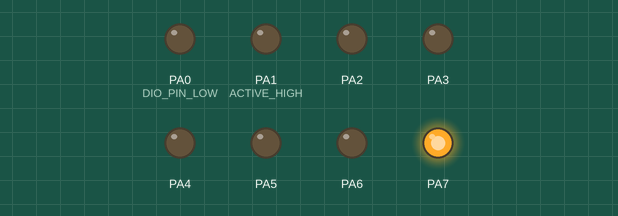
Recording of a program running on a simulated ATmega32, built with avr-gcc and emulated at 8 MHz. Shown: output pins drawn as LEDs (lit = HIGH).

Above: at 0.12 s.
At 0.64 s:
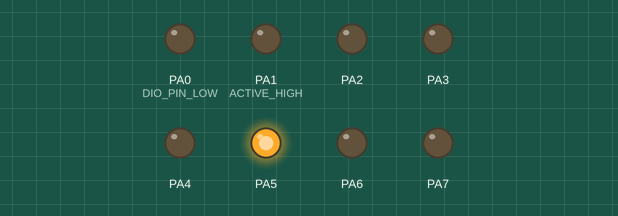
At 1.16 s:
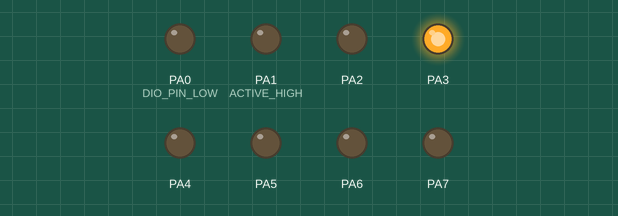
At 1.68 s:
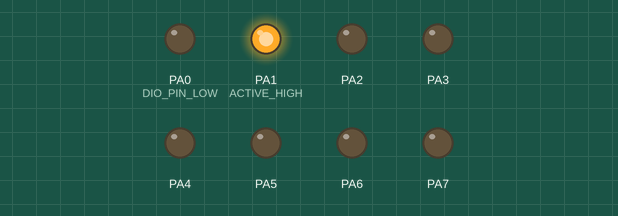
At 2.1 s:
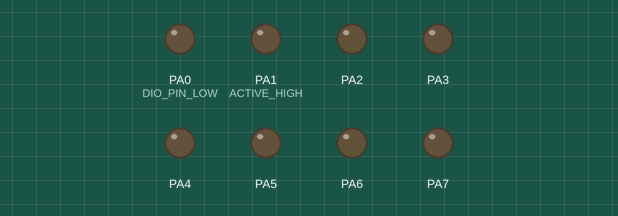
Timing chart, 0 to 3.6 s (numbered marks = the images above):
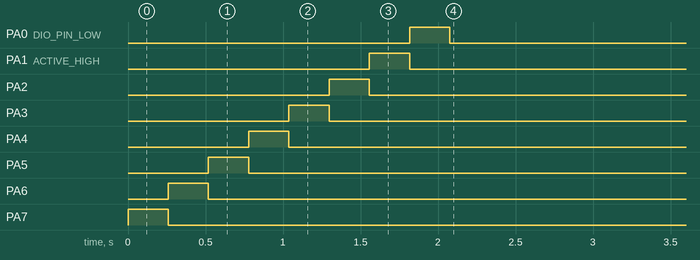

The program:

main.c
```c
/*
 * main.c
 *
 *  Created on: Feb 10, 2023
 *  Author: AbdAlrahman
 */


#include "AVR_ATMega32-Drivers\03-LIB\STD_TYPES.h"
#include "AVR_ATMega32-Drivers\03-LIB\BIT_MATH.h"

#include "AVR_ATMega32-Drivers\01-MCAL\01-DIO\DIO_interface.h"
#include "AVR_ATMega32-Drivers\02-HAL\01-LED\LED_interface.h"

void main()
{

	LED_voidPortInit ( LED_PORTA );

	while(1)
	{

		LED_voidShiftRight ( LED_PORTA , ACTIVE_HIGH , 250/1000.0 );

	}

}
```

LED_interface.h
```c
/*
 *<<<<<<<<<<<<<<<<<<<<<<<<<<<<<<<<<<<<<<<<<<<<<<<<<<<<<<<<<<<<<<<<<<<<<<<     DIO_interface.h     >>>>>>>>>>>>>>>>>>>>>>>>>>>>>>>>>>>>>>>>>>>>>>>>>>>>>>>>>>>>>>>>>>
 *
 *  Author : Abdelrahman Adwe Ali
 *  Layer  : HAL
 *  SWC    : LED
 *
 */

#ifndef LED_INTERFACE_H_
#define LED_INTERFACE_H_

#define ACTIVE_HIGH 1
#define ACTIVE_LOW  0

#define LED_PORTA 0
#define LED_PORTB 1
#define LED_PORTC 2
#define LED_PORTD 3

#define LED_PIN0 0
#define LED_PIN1 1
#define LED_PIN2 2
#define LED_PIN3 3
#define LED_PIN4 4
#define LED_PIN5 5
#define LED_PIN6 6
#define LED_PIN7 7


void LED_voidInit      (u8 Copy_u8Port , u8 Copy_u8Pin                       );
void LED_voidOn        (u8 Copy_u8Port , u8 Copy_u8Pin ,u8 Copy_u8ActiveState);
void LED_voidOff       (u8 Copy_u8Port , u8 Copy_u8Pin ,u8 Copy_u8ActiveState);
void LED_voidTogglePin (u8 Copy_u8Port , u8 Copy_u8Pin                       );

void LED_voidPortInit    (u8 Copy_u8Port );
void LED_voidTogglePort  (u8 Copy_u8Port );

void LED_voidFlashPin   (u8 Copy_u8Port , u8 Copy_u8Pin , f32 delay );
void LED_voidFlashPort  (u8 Copy_u8Port , f32 delay                 );

void LED_voidShiftLeft  (u8 Copy_u8Port , u8 Copy_u8ActiveState , f32 delay );
void LED_voidShiftRight (u8 Copy_u8Port , u8 Copy_u8ActiveState , f32 delay );

void LED_voidPingPong   (u8 Copy_u8Port , u8 Copy_u8ActiveState , f32 delay );

void LED_voidConverge            ( u8 Copy_u8Port , u8 Copy_u8ActiveState , f32 delay );
void LED_voidDiverge             ( u8 Copy_u8Port , u8 Copy_u8ActiveState , f32 delay );
void LED_voidConverge_Diverge    ( u8 Copy_u8Port , u8 Copy_u8ActiveState , f32 delay );

void LED_voidSnakeEffect         ( u8 Copy_u8Port , u8 Copy_u8ActiveState , f32 delay );


#endif /* LED_INTERFACE_H_ */
```

LED_program.c
```c
/*
 *<<<<<<<<<<<<<<<<<<<<<<<<<<<<<<<<<<<<<<<<<<<<<<<<<<<<<<<<<<<<<<<<<<<<<<<     DIO_interface.h     >>>>>>>>>>>>>>>>>>>>>>>>>>>>>>>>>>>>>>>>>>>>>>>>>>>>>>>>>>>>>>>>>>
 *
 *  Author : Abdelrahman Adwe Ali
 *  Layer  : HAL
 *  SWC    : LED
 *
 */

#include <Util/delay.h>
#include "..\..\AVR_ATMega32-Drivers\03-LIB\STD_TYPES.h"
#include "..\..\AVR_ATMega32-Drivers\03-LIB\BIT_MATH.h"

#include "..\..\AVR_ATMega32-Drivers\01-MCAL\01-DIO\DIO_interface.h"

#include "LED_interface.h"


/*------------------------------------------------------------------------------------------------------------------------------------------------------
 *         	                                     This function initialize the Pin which connected to led as output pin
 *                                                *-----------------------------------------------------------------------*
 * Parameters :
		-> Copy_u8Port         [LED_PORTA , LED_PORTB , LED_PORTC , LED_PORTD]
		-> Copy_u8Pin          [LED_PIN0 , LED_PIN1 , LED_PIN2 , LED_PIN3 , LED_PIN4 , LED_PIN5 , LED_PIN6 , LED_PIN7]

 * return : void
 */

void LED_voidInit (u8 Copy_u8Port , u8 Copy_u8Pin)
{

	DIO_enumSetPinDirection(Copy_u8Port , Copy_u8Pin , DIO_PIN_OUTPUT);

}


/*------------------------------------------------------------------------------------------------------------------------------------------------------
 *         	                                             This function set high on led pin (turn on the led )
 *                                                        *------------------------------------------------------*
 * Parameters :
		-> Copy_u8Port         [LED_PORTA , LED_PORTB , LED_PORTC , LED_PORTD]
		-> Copy_u8Pin          [LED_PIN0 , LED_PIN1 , LED_PIN2 , LED_PIN3 , LED_PIN4 , LED_PIN5 , LED_PIN6 , LED_PIN7]
		-> Copy_u8ActiveState  [ACTIVE_HIGH , ACTIVE_LOW]

 * return : void
 */
void LED_voidOn (u8 Copy_u8Port , u8 Copy_u8Pin ,u8 Copy_u8ActiveState)
{

	if(Copy_u8ActiveState == ACTIVE_HIGH)
	{

		DIO_enumSetPinValue (Copy_u8Port , Copy_u8Pin , DIO_PIN_HIGH );

	}
	else if(Copy_u8ActiveState == ACTIVE_LOW)
	{

		DIO_enumSetPinValue (Copy_u8Port , Copy_u8Pin , DIO_PIN_LOW );

	}

}

/*------------------------------------------------------------------------------------------------------------------------------------------------------
 *         	                                        This function set low on led pin (turn off the led)
 *                                                   *-----------------------------------------------------*
 * Parameters :
		-> Copy_u8Port         [LED_PORTA , LED_PORTB , LED_PORTC , LED_PORTD]
		-> Copy_u8Pin          [LED_PIN0 , LED_PIN1 , LED_PIN2 , LED_PIN3 , LED_PIN4 , LED_PIN5 , LED_PIN6 , LED_PIN7]
		-> Copy_u8ActiveState  [ACTIVE_HIGH , ACTIVE_LOW]

 * return : void
 */

void LED_voidOff (u8 Copy_u8Port , u8 Copy_u8Pin ,u8 Copy_u8ActiveState)
{

	if(Copy_u8ActiveState == ACTIVE_HIGH)
	{

		DIO_enumSetPinValue (Copy_u8Port , Copy_u8Pin , DIO_PIN_LOW );

	}
	else if(Copy_u8ActiveState == ACTIVE_LOW)
	{

		DIO_enumSetPinValue (Copy_u8Port , Copy_u8Pin , DIO_PIN_HIGH );

	}

}


/*------------------------------------------------------------------------------------------------------------------------------------------------------
 *         	                                                       This function toggle led pin
 *                                                                  *------------------------------*
 * Parameters :
		-> Copy_u8Port         [LED_PORTA , LED_PORTB , LED_PORTC , LED_PORTD]
		-> Copy_u8Pin          [LED_PIN0 , LED_PIN1 , LED_PIN2 , LED_PIN3 , LED_PIN4 , LED_PIN5 , LED_PIN6 , LED_PIN7]

 * return : void
 */

void LED_voidTogglePin (u8 Copy_u8Port , u8 Copy_u8Pin)
{

	DIO_enumTogglePinValue ( Copy_u8Port , Copy_u8Pin  );

}


/*------------------------------------------------------------------------------------------------------------------------------------------------------
 *         	                                        This function initialize the Port which connected to leds as output port
 *                                                   *--------------------------------------------------------------------------*
 * Parameters :
		-> Copy_u8Port         [LED_PORTA , LED_PORTB , LED_PORTC , LED_PORTD]

 * return : void
 */
void LED_voidPortInit (u8 Copy_u8Port )
{

	 DIO_enumSetPortDirection(Copy_u8Port ,  DIO_PORT_OUTPUT);

}


void LED_voidTogglePort  (u8 Copy_u8Port )
{

	 DIO_enumTogglePortValue(Copy_u8Port );

}


/*------------------------------------------------------------------------------------------------------------------------------------------------------
 *         	                                                      This function flashing the led every x second
 *                                                                 *-----------------------------------------------*
 * Parameters :
		-> Copy_u8Port         [LED_PORTA , LED_PORTB , LED_PORTC , LED_PORTD]
		-> Copy_u8Pin          [LED_PIN0 , LED_PIN1 , LED_PIN2 , LED_PIN3 , LED_PIN4 , LED_PIN5 , LED_PIN6 , LED_PIN7]
		-> delay        seconds

 * return : void
 */

void LED_voidFlashPin (u8 Copy_u8Port , u8 Copy_u8Pin , f32 delay)
{

	DIO_enumTogglePinValue( Copy_u8Port , Copy_u8Pin);
	_delay_ms(delay * 1000);

}


/*------------------------------------------------------------------------------------------------------------------------------------------------------
 *         	                                                 This function flashing the port every x seconds
 *                                                            *-------------------------------------------------*
 * Parameters :
		-> Port         [LED_PORTA , LED_PORTB , LED_PORTC , LED_PORTD]
		-> delay        seconds

 * return : void
 */

void LED_voidFlashPort  (u8 Copy_u8Port , f32 delay)
{

	 DIO_enumTogglePortValue(Copy_u8Port );
	_delay_ms(delay * 1000);

}


/*------------------------------------------------------------------------------------------------------------------------------------------------------
 *         	                                                   This function shifting left every x seconds
 *                                                              *---------------------------------------------*
 * Parameters :
		-> Port                [LED_PORTA , LED_PORTB , LED_PORTC , LED_PORTD]
                -> Copy_u8ActiveState  [ACTIVE_HIGH , ACTIVE_LOW]
		-> delay               seconds

 * return : void
 */

void LED_voidShiftLeft (u8 Copy_u8Port , u8 Copy_u8ActiveState , f32 delay )
{
	u8 LOC_u8PinNum;

	for( LOC_u8PinNum = LED_PIN0 ; LOC_u8PinNum <= LED_PIN7 ; ++LOC_u8PinNum )
	{

		LED_voidOff(Copy_u8Port , LOC_u8PinNum-1 , Copy_u8ActiveState);
		LED_voidOn (Copy_u8Port , LOC_u8PinNum , Copy_u8ActiveState  );
		_delay_ms(delay * 1000);

	}
	LED_voidOff(Copy_u8Port , LOC_u8PinNum-1 , Copy_u8ActiveState);

}


/*------------------------------------------------------------------------------------------------------------------------------------------------------
 *         	                                                    This function shifting right every x seconds
 *                                                               *----------------------------------------------*
 * Parameters :
		-> Port                [LED_PORTA , LED_PORTB , LED_PORTC , LED_PORTD]
                -> Copy_u8ActiveState  [ACTIVE_HIGH , ACTIVE_LOW]
		-> delay               seconds

 * return : void
 */

void LED_voidShiftRight (u8 Copy_u8Port , u8 Copy_u8ActiveState , f32 delay )
{
	u8 LOC_u8PinNum;

	for( LOC_u8PinNum = LED_PIN7 ; LOC_u8PinNum >= LED_PIN0 ; --LOC_u8PinNum )
	{

		LED_voidOff(Copy_u8Port , LOC_u8PinNum+1 , Copy_u8ActiveState);
		LED_voidOn (Copy_u8Port , LOC_u8PinNum , Copy_u8ActiveState  );
		_delay_ms(delay * 1000);

	}
	LED_voidOff(Copy_u8Port , LOC_u8PinNum+1 , Copy_u8ActiveState);

}

/*------------------------------------------------------------------------------------------------------------------------------------------------------
 *         	                                                  This function make Ping Pong effect every x seconds
 *                                                             *-----------------------------------------------------*
 * Parameters :
		-> Port                [LED_PORTA , LED_PORTB , LED_PORTC , LED_PORTD]
                -> Copy_u8ActiveState  [ACTIVE_HIGH , ACTIVE_LOW]
		-> delay               seconds

 * return : void
 */

void LED_voidPingPong   (u8 Copy_u8Port , u8 Copy_u8ActiveState , f32 delay )
{

	LED_voidShiftLeft  ( Copy_u8Port ,  Copy_u8ActiveState , delay );

	LED_voidShiftRight ( Copy_u8Port , Copy_u8ActiveState , delay  );

}


/*------------------------------------------------------------------------------------------------------------------------------------------------------
 *         	                                                      This function make two leds converge every x seconds
 *                                                                 *------------------------------------------------------*
 * Parameters :
		-> Port                [LED_PORTA , LED_PORTB , LED_PORTC , LED_PORTD]
                -> Copy_u8ActiveState  [ACTIVE_HIGH , ACTIVE_LOW]
		-> delay               seconds

 * return : void
 */
void LED_voidConverge (u8 Copy_u8Port , u8 Copy_u8ActiveState , f32 delay )
{
	u8 LOC_u8PinNumL;
	u8 LOC_u8PinNumR;

	for(LOC_u8PinNumL = LED_PIN0 , LOC_u8PinNumR = LED_PIN7 ; (LOC_u8PinNumL <= LED_PIN3) && (LOC_u8PinNumR >= LED_PIN4) ; ++LOC_u8PinNumL , --LOC_u8PinNumR )
	{

		LED_voidOff(Copy_u8Port , LOC_u8PinNumL-1 , Copy_u8ActiveState);
		LED_voidOn (Copy_u8Port , LOC_u8PinNumL , Copy_u8ActiveState  );

		LED_voidOff(Copy_u8Port , LOC_u8PinNumR+1 , Copy_u8ActiveState);
		LED_voidOn (Copy_u8Port , LOC_u8PinNumR , Copy_u8ActiveState  );

		_delay_ms(delay * 1000);
	}
	LED_voidOff(Copy_u8Port , LOC_u8PinNumL-1 , Copy_u8ActiveState);
	LED_voidOff(Copy_u8Port , LOC_u8PinNumR+1 , Copy_u8ActiveState);

}


/*------------------------------------------------------------------------------------------------------------------------------------------------------
 *         	                                                      This function make two leds diverge every x seconds
 *                                                                 *------------------------------------------------------*
 * Parameters :
		-> Port                [LED_PORTA , LED_PORTB , LED_PORTC , LED_PORTD]
                -> Copy_u8ActiveState  [ACTIVE_HIGH , ACTIVE_LOW]
		-> delay               seconds

 * return : void
 */

void LED_voidDiverge (u8 Copy_u8Port , u8 Copy_u8ActiveState , f32 delay )
{
	u8 LOC_u8PinNumL;
	u8 LOC_u8PinNumR;

	for(LOC_u8PinNumL = LED_PIN3 , LOC_u8PinNumR = LED_PIN4 ; (LOC_u8PinNumL >= LED_PIN0) && (LOC_u8PinNumR <= LED_PIN7) ; --LOC_u8PinNumL , ++LOC_u8PinNumR )
	{

		LED_voidOff(Copy_u8Port , LOC_u8PinNumL+1 , Copy_u8ActiveState);
		LED_voidOff(Copy_u8Port , LOC_u8PinNumR-1 , Copy_u8ActiveState);

		LED_voidOn (Copy_u8Port , LOC_u8PinNumL , Copy_u8ActiveState  );
		LED_voidOn (Copy_u8Port , LOC_u8PinNumR , Copy_u8ActiveState  );

		_delay_ms(delay * 1000);
	}
	LED_voidOff(Copy_u8Port , LOC_u8PinNumL+1 , Copy_u8ActiveState);
	LED_voidOff(Copy_u8Port , LOC_u8PinNumR-1 , Copy_u8ActiveState);

}


/*------------------------------------------------------------------------------------------------------------------------------------------------------
 *         	                                                 This function make two leds converging /diverging every x seconds
 *                                                            *-------------------------------------------------------------------*
 * Parameters :
		-> Port                [LED_PORTA , LED_PORTB , LED_PORTC , LED_PORTD]
                -> Copy_u8ActiveState  [ACTIVE_HIGH , ACTIVE_LOW]
		-> delay               seconds

 * return : void
 */

void LED_voidConverge_Diverge    ( u8 Copy_u8Port , u8 Copy_u8ActiveState , f32 delay )
{

	LED_voidConverge ( Copy_u8Port , Copy_u8ActiveState , delay );

	LED_voidDiverge  ( Copy_u8Port , Copy_u8ActiveState , delay );

}


/*------------------------------------------------------------------------------------------------------------------------------------------------------
 *         	                                                    This function make Snake effect every x seconds
 *                                                               *-------------------------------------------------*
 * Parameters :
		-> Port                [LED_PORTA , LED_PORTB , LED_PORTC , LED_PORTD]
                -> Copy_u8ActiveState  [ACTIVE_HIGH , ACTIVE_LOW]
		-> delay               seconds

 * return : void
 */

void LED_voidSnakeEffect ( u8 Copy_u8Port , u8 Copy_u8ActiveState , f32 delay )
{

	u8 LOC_u8PinNum;

	for( LOC_u8PinNum = LED_PIN0 ; LOC_u8PinNum <= LED_PIN7 ; ++LOC_u8PinNum )
	{

		LED_voidOn ( Copy_u8Port , LOC_u8PinNum , Copy_u8ActiveState);

		_delay_ms(delay * 1000);

	}

	for( LOC_u8PinNum = LED_PIN0 ; LOC_u8PinNum <= LED_PIN7 ; ++LOC_u8PinNum )
	{

		LED_voidOff ( Copy_u8Port , LOC_u8PinNum , Copy_u8ActiveState);

		_delay_ms(delay * 1000);

	}


}
```

DIO_config.h
```c
/*
 *<<<<<<<<<<<<<<<<<<<<<<<<<<<<<<<<<<<<<<<<<<<<<<<<<<<<   DIO_config.h   >>>>>>>>>>>>>>>>>>>>>>>>>>>>>>>>>>>>>>>>>>>>>>>>>>>>>>>
 *
 *  Author : Abdelrahman Adwe Ali
 *  Layer  : MCAL
 *  SWC    : GPIO/DIO
 *
 */

#ifndef DIO_CONFIG_H_
#define DIO_CONFIG_H_


#endif /* DIO_CONFIG_H_ */
```

DIO_interface.h
```c
/*
 *<<<<<<<<<<<<<<<<<<<<<<<<<<<<<<<<<<<<<<<<<<<<<<<<<   DIO_interface.h   >>>>>>>>>>>>>>>>>>>>>>>>>>>>>>>>>>>>>>>>>>>>>>>>
 *
 *  Author : Abdelrahman Adwe Ali
 *  Layer  : MCAL
 *  SWC    : GPIO/DIO
 *
 */

#ifndef DIO_INTERFACE_H_
#define DIO_INTERFACE_H_

 typedef enum{

	DIO_NOK,
	DIO_OK

 }DIO_Status;

#define DIO_PIN_HIGH 1
#define DIO_PIN_LOW  0

#define DIO_PORT_HIGH 0xFF
#define DIO_PORT_LOW  0

#define DIO_PIN_OUTPUT 1
#define DIO_PIN_INPUT  0

#define DIO_PORT_OUTPUT 0xFF
#define DIO_PORT_INPUT  0

#define DIO_PORTA 0
#define DIO_PORTB 1
#define DIO_PORTC 2
#define DIO_PORTD 3

#define DIO_PIN0 0
#define DIO_PIN1 1
#define DIO_PIN2 2
#define DIO_PIN3 3
#define DIO_PIN4 4
#define DIO_PIN5 5
#define DIO_PIN6 6
#define DIO_PIN7 7

								/* for PINS */
DIO_Status DIO_enumSetPinDirection (u8 Copy_u8Port , u8 Copy_u8Pin , u8 Copy_u8Directoin);
DIO_Status DIO_enumSetPinValue     (u8 Copy_u8Port , u8 Copy_u8Pin , u8 Copy_u8Value    );
DIO_Status DIO_enumGetPinValue     (u8 Copy_u8Port , u8 Copy_u8Pin , u8 * Copy_PtrVar   );
DIO_Status DIO_enumTogglePinValue  (u8 Copy_u8Port , u8 Copy_u8Pin                      );

								/* for PORTS */
DIO_Status DIO_enumSetPortDirection(u8 Copy_u8Port , u8 Copy_u8Directoin );
DIO_Status DIO_enumSetPortValue    (u8 Copy_u8Port , u8 Copy_u8Value     );
DIO_Status DIO_enumGetPortValue    (u8 Copy_u8Port , u8 * Copy_PtrVar    );
DIO_Status DIO_enumTogglePortValue (u8 Copy_u8Port                       );

#endif /* DIO_INTERFACE_H_ */
```

DIO_private.h
```c
/*
 *<<<<<<<<<<<<<<<<<<<<<<<<<<<<<<<<<<<<<<<<<<<<<<<<<<<<<   DIO_private.h   >>>>>>>>>>>>>>>>>>>>>>>>>>>>>>>>>>>>>>>>>>>>>>>>>>>
 *
 *  Author : Abdelrahman Adwe Ali
 *  Layer  : MCAL
 *  SWC    : GPIO/DIO
 *
 */

#ifndef DIO_PRIVATE_H_
#define DIO_PRIVATE_H_

       /* Group A Registers */
#define PORTA *((volatile u8*)0x3B)
#define DDRA  *((volatile u8*)0x3A)
#define PINA  *((volatile u8*)0x39)

       /* Group B Registers */
#define PORTB *((volatile u8*)0x38)
#define DDRB  *((volatile u8*)0x37)
#define PINB  *((volatile u8*)0x36)

       /* Group C Registers */
#define PORTC *((volatile u8*)0x35)
#define DDRC  *((volatile u8*)0x34)
#define PINC  *((volatile u8*)0x34)

       /* Group D Registers */
#define PORTD *((volatile u8*)0x32)
#define DDRD  *((volatile u8*)0x31)
#define PIND  *((volatile u8*)0x30)


#endif /* DIO_PRIVATE_H_ */
```

Source omitted: DIO_program.c (10598 bytes), BIT_MATH.h (515 bytes), STD_TYPES.h (632 bytes)

Measured:
- by itself, PA0 (DIO_PIN_LOW): LOW → HIGH at 1.8 s, → LOW 0.26 s later
- by itself, PA1 (ACTIVE_HIGH): LOW → HIGH at 1.6 s, → LOW 0.26 s later
- by itself, PA2: LOW → HIGH at 1.3 s, → LOW 0.26 s later
- by itself, PA3: LOW → HIGH at 1.0 s, → LOW 0.26 s later
- by itself, PA4: LOW → HIGH at 0.78 s, → LOW 0.26 s later
- by itself, PA5: LOW → HIGH at 0.52 s, → LOW 0.26 s later
- by itself, PA6: LOW → HIGH at 0.26 s, → LOW 0.26 s later
- by itself, PA7: LOW → HIGH at 0.00 s, → LOW 0.26 s later
